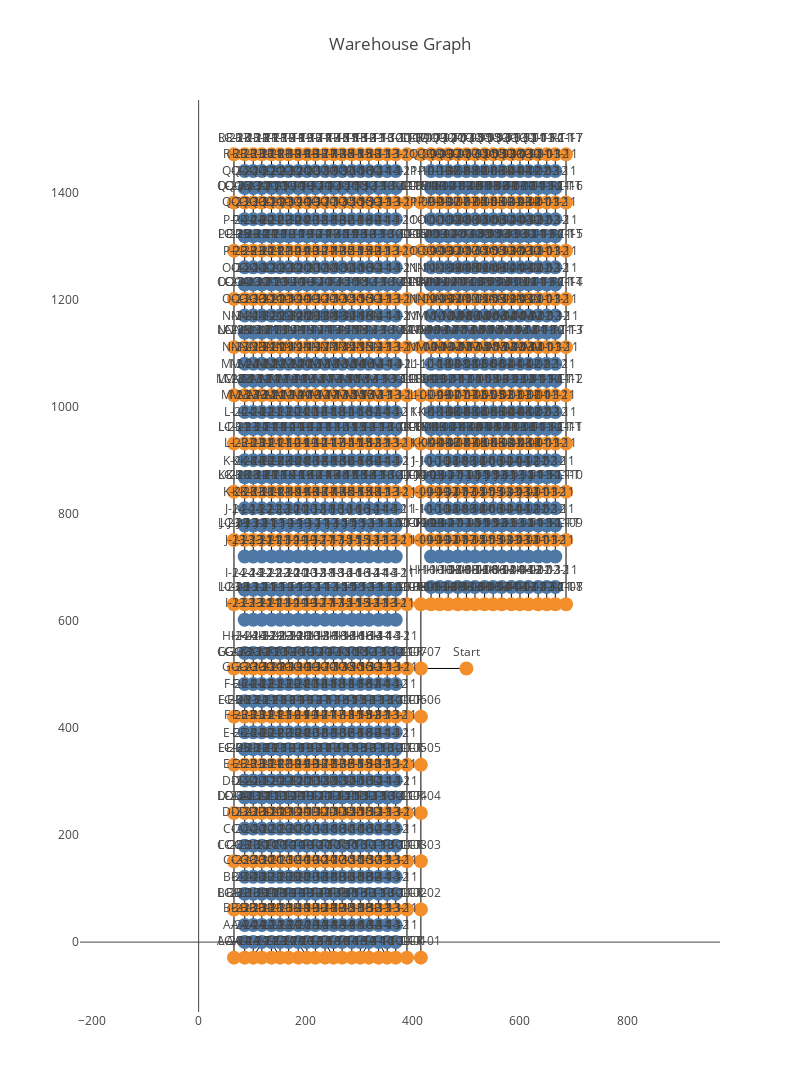

Notebook cell for this chart:
### Code cell
import plotly.graph_objects as go
    
def plot_graph(G, pos=None):
    if pos is None:
        pos = nx.spring_layout(G)
    # edges
    edge_x, edge_y = [], []
    for u, v in G.edges():
        x0, y0 = pos[u]; x1, y1 = pos[v]
        edge_x += [x0, x1, None]
        edge_y += [y0, y1, None]
    edge_trace = go.Scatter(x=edge_x, y=edge_y, mode='lines',
                            line=dict(width=1), hoverinfo='none')

    # nodes (color by kind)
    kind_color = {'shelf':'#4e79a7','support':'#f28e2b','twin':'#f28e2b'}
    node_x, node_y, node_text, node_color = [], [], [], []
    for n, d in G.nodes(data=True):
        x, y = pos[n]
        node_x.append(x); node_y.append(y)
        node_text.append(f"{n}<br>({x:.2f},{y:.2f})<br>kind={d.get('kind','?')}")
        node_color.append(kind_color.get(d.get('kind','shelf'), '#9c9c9c'))

    node_trace = go.Scatter(x=node_x, y=node_y, mode='markers+text',
                            text=[str(n) for n in G.nodes()],
                            textposition='top center',
                            marker=dict(size=14, color=node_color),
                            hovertext=node_text, hoverinfo='text')

    fig = go.Figure([edge_trace, node_trace])
    # fig.update_yaxes(scaleanchor="x", scaleratio=1)   # keep real scale
    fig.update_layout(
        title="Warehouse Graph",                                # chart title
        xaxis=dict(scaleanchor="y", showgrid=False),# lock aspect ratio; hide grid
        yaxis=dict(showgrid=False),                 # hide grid
        showlegend=False,                            # hide legend for a cleaner look
        width=800,
        height=1200
    )
    fig.show()
    return fig

# Example
# G = nx.Graph()
# G.add_edge(1, 2)
pos = {n: (float(d["x"]), float(d["y"])) for n, d in G.nodes(data=True)}
fig = plot_graph(G, pos)

### Figure 1 — Plotly figure (JSON) as saved in the notebook; plotly's stock layout.template omitted (floating-point values rounded to 4 significant figures; data arrays with more than 128 entries replaced by an {"elided": "..."} marker saying what was removed)
{"data": [{"hoverinfo": "none", "line": {"width": 1}, "mode": "lines", "type": "scatter", "x": {"elided": "4332 int values"}, "y": {"elided": "4332 int values"}}, {"hoverinfo": "text", "hovertext": {"elided": "1364 str values"}, "marker": {"color": {"elided": "1364 str values"}, "size": 14}, "mode": "markers+text", "text": {"elided": "1364 str values"}, "textposition": "top center", "type": "scatter", "x": {"elided": "1364 int values"}, "y": {"elided": "1364 int values"}}], "layout": {"height": 1200, "showlegend": false, "title": {"text": "Warehouse Graph"}, "width": 800, "xaxis": {"scaleanchor": "y", "showgrid": false}, "yaxis": {"showgrid": false}}}
